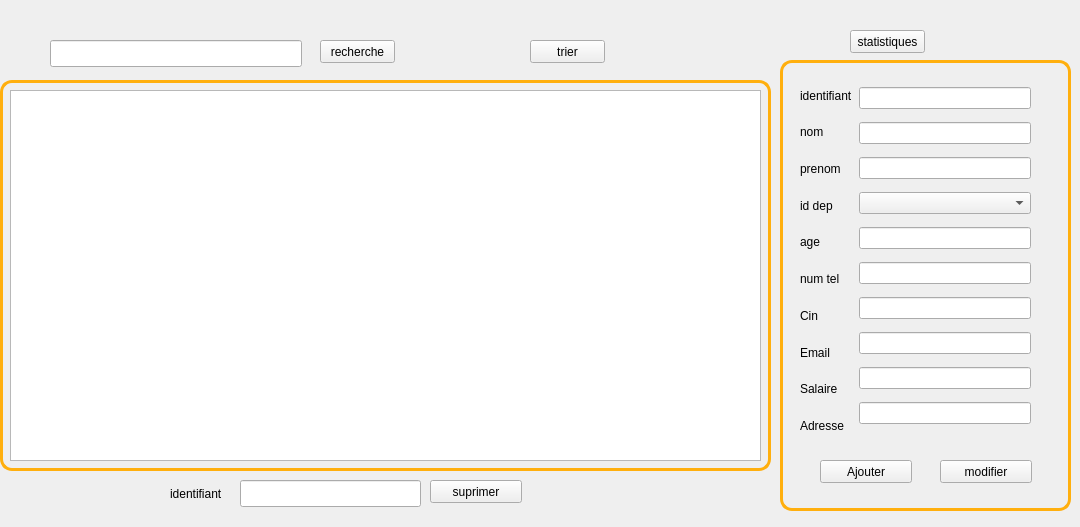
      <widget class="QWidget" name="page_11">
       <widget class="QLabel" name="label_62">
        <property name="geometry">
         <rect>
          <x>170</x>
          <y>470</y>
          <width>56</width>
          <height>48</height>
         </rect>
        </property>
        <property name="text">
         <string>identifiant</string>
        </property>
       </widget>
       <widget class="QLineEdit" name="lineEdit_idr">
        <property name="geometry">
         <rect>
          <x>50</x>
          <y>40</y>
          <width>252</width>
          <height>27</height>
         </rect>
        </property>
        <property name="styleSheet">
         <string notr="true"/>
        </property>
        <property name="text">
         <string/>
        </property>
       </widget>
       <widget class="QLineEdit" name="lineEdit_ids">
        <property name="geometry">
         <rect>
          <x>240</x>
          <y>480</y>
          <width>181</width>
          <height>27</height>
         </rect>
        </property>
        <property name="text">
         <string/>
        </property>
       </widget>
       <widget class="QWidget" name="horizontalLayoutWidget_6">
        <property name="geometry">
         <rect>
          <x>800</x>
          <y>80</y>
          <width>231</width>
          <height>361</height>
         </rect>
        </property>
        <layout class="QHBoxLayout" name="horizontalLayout_9">
         <item>
          <layout class="QVBoxLayout" name="verticalLayout_19">
           <item>
            <widget class="QLabel" name="label_63">
             <property name="text">
              <string>identifiant</string>
             </property>
            </widget>
           </item>
           <item>
            <widget class="QLabel" name="label_64">
             <property name="text">
              <string>nom</string>
             </property>
            </widget>
           </item>
           <item>
            <widget class="QLabel" name="label_65">
             <property name="text">
              <string>prenom</string>
             </property>
            </widget>
           </item>
           <item>
            <widget class="QLabel" name="label_66">
             <property name="text">
              <string>id dep</string>
             </property>
            </widget>
           </item>
           <item>
            <widget class="QLabel" name="label_67">
             <property name="text">
              <string>age</string>
             </property>
            </widget>
           </item>
           <item>
            <widget class="QLabel" name="label_68">
             <property name="text">
              <string>num tel</string>
             </property>
            </widget>
           </item>
           <item>
            <widget class="QLabel" name="label_69">
             <property name="text">
              <string>Cin</string>
             </property>
            </widget>
           </item>
           <item>
            <widget class="QLabel" name="label_88">
             <property name="text">
              <string>Email</string>
             </property>
            </widget>
           </item>
           <item>
            <widget class="QLabel" name="label_89">
             <property name="text">
              <string>Salaire</string>
             </property>
            </widget>
           </item>
           <item>
            <widget class="QLabel" name="label_90">
             <property name="text">
              <string>Adresse</string>
             </property>
            </widget>
           </item>
          </layout>
         </item>
         <item>
          <layout class="QVBoxLayout" name="verticalLayout_20">
           <item>
            <widget class="QLineEdit" name="lineEdit_idi">
             <property name="text">
              <string/>
             </property>
            </widget>
           </item>
           <item>
            <widget class="QLineEdit" name="lineEdit_nomm">
             <property name="enabled">
              <bool>true</bool>
             </property>
            </widget>
           </item>
           <item>
            <widget class="QLineEdit" name="lineEdit_prenomm"/>
           </item>
           <item>
            <widget class="QComboBox" name="combobbb3"/>
           </item>
           <item>
            <widget class="QLineEdit" name="lineEdit_agee"/>
           </item>
           <item>
            <widget class="QLineEdit" name="lineEdit_numtell"/>
           </item>
           <item>
            <widget class="QLineEdit" name="lineEdit_cinn"/>
           </item>
           <item>
            <widget class="QLineEdit" name="lineEdit_email"/>
           </item>
           <item>
            <widget class="QLineEdit" name="lineEdit_salaire"/>
           </item>
           <item>
            <widget class="QLineEdit" name="lineEdit_adresse"/>
           </item>
          </layout>
         </item>
        </layout>
       </widget>
       <widget class="QTableView" name="tabemployee">
        <property name="geometry">
         <rect>
          <x>10</x>
          <y>90</y>
          <width>751</width>
          <height>371</height>
         </rect>
        </property>
       </widget>
       <widget class="QPushButton" name="pb_ajouterr">
        <property name="geometry">
         <rect>
          <x>820</x>
          <y>460</y>
          <width>92</width>
          <height>23</height>
         </rect>
        </property>
        <property name="styleSheet">
         <string notr="true"/>
        </property>
        <property name="text">
         <string>Ajouter</string>
        </property>
       </widget>
       <widget class="QPushButton" name="pb_modifierr">
        <property name="geometry">
         <rect>
          <x>940</x>
          <y>460</y>
          <width>92</width>
          <height>23</height>
         </rect>
        </property>
        <property name="styleSheet">
         <string notr="true"/>
        </property>
        <property name="text">
         <string>modifier</string>
        </property>
       </widget>
       <widget class="QPushButton" name="pb_supprimerr">
        <property name="geometry">
         <rect>
          <x>430</x>
          <y>480</y>
          <width>92</width>
          <height>23</height>
         </rect>
        </property>
        <property name="styleSheet">
         <string notr="true"/>
        </property>
        <property name="text">
         <string>suprimer</string>
        </property>
       </widget>
       <widget class="QPushButton" name="pb_recherchee">
        <property name="geometry">
         <rect>
          <x>320</x>
          <y>40</y>
          <width>75</width>
          <height>23</height>
         </rect>
        </property>
        <property name="text">
         <string>recherche</string>
        </property>
       </widget>
       <widget class="QPushButton" name="pb_trierr">
        <property name="geometry">
         <rect>
          <x>530</x>
          <y>40</y>
          <width>75</width>
          <height>23</height>
         </rect>
        </property>
        <property name="text">
         <string>trier</string>
        </property>
       </widget>
       <widget class="QPushButton" name="pb_stat_emp">
        <property name="geometry">
         <rect>
          <x>850</x>
          <y>30</y>
          <width>75</width>
          <height>23</height>
         </rect>
        </property>
        <property name="text">
         <string>statistiques</string>
        </property>
       </widget>
       <widget class="QLabel" name="label_76">
        <property name="geometry">
         <rect>
          <x>780</x>
          <y>60</y>
          <width>291</width>
          <height>451</height>
         </rect>
        </property>
        <property name="styleSheet">
         <string notr="true">background-color: transparent;
border-radius: 12px;
border-color: rgb(255, 175, 14);
	padding: 5px;
border-width: 3px;
border-style: solid ;</string>
        </property>
        <property name="text">
         <string/>
        </property>
       </widget>
       <widget class="QLabel" name="label_97">
        <property name="geometry">
         <rect>
          <x>0</x>
          <y>80</y>
          <width>771</width>
          <height>391</height>
         </rect>
        </property>
        <property name="styleSheet">
         <string notr="true">background-color: transparent;
border-radius: 12px;
border-color: rgb(255, 175, 14);
	padding: 5px;
border-width: 3px;
border-style: solid ;</string>
        </property>
        <property name="text">
         <string/>
        </property>
       </widget>
       <zorder>label_97</zorder>
       <zorder>label_76</zorder>
       <zorder>label_62</zorder>
       <zorder>lineEdit_idr</zorder>
       <zorder>lineEdit_ids</zorder>
       <zorder>horizontalLayoutWidget_6</zorder>
       <zorder>tabemployee</zorder>
       <zorder>pb_ajouterr</zorder>
       <zorder>pb_modifierr</zorder>
       <zorder>pb_supprimerr</zorder>
       <zorder>pb_recherchee</zorder>
       <zorder>pb_trierr</zorder>
       <zorder>pb_stat_emp</zorder>
      </widget>
